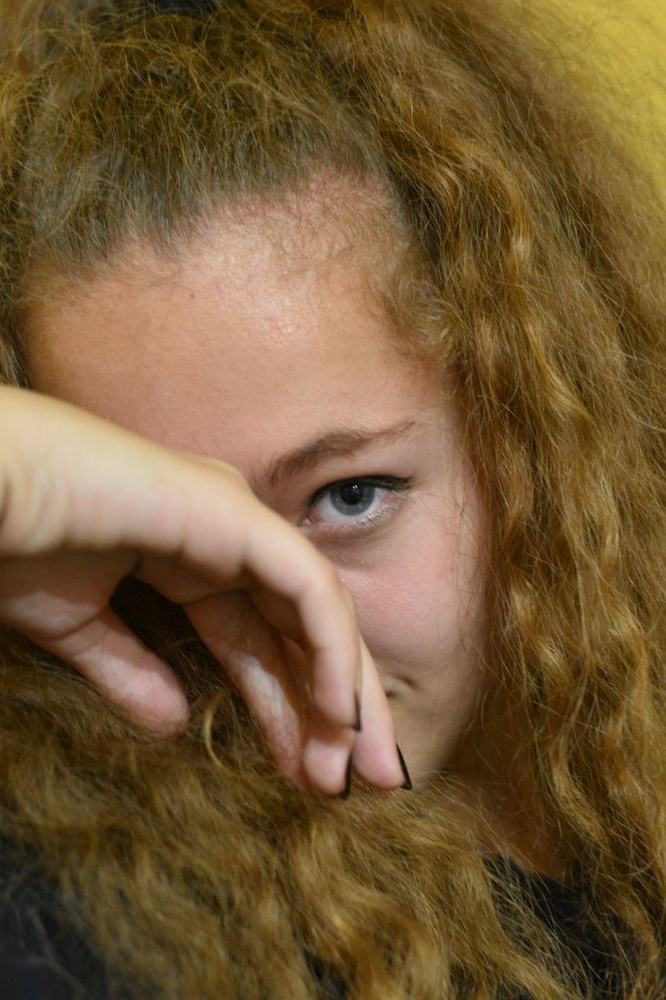
#> input picture Third academic course/Digital signals/A8laba/photo.jpg, 666 x 1000 px, shrunk from 853 x 1280 before the run
$ python test.py
#> lines starting #> are read from the running program, lines starting #| are printed output that depends on the picture
import scipy.signal
import numpy as np
import matplotlib.pyplot as plt


img = plt.imread('photo.jpg')
#> img is the input picture: shape (1000, 666, 3); mean R, G, B 115.1, 88.9, 54.4

# t = 1 - np.abs(np.linspace(-1, 1, 21))
# kernel = t.reshape(21, 1) * t.reshape(1, 21)
# kernel /= kernel.sum()  # kernel should sum to 1! :)
#                         # convolve 2d the kernel with each channel
k = np.array(
    [
        [ 0  , 0  ,-0.5, 0  , 0  ],
        [ 0  , 1  , 1.5, 1  , 0  ],
        [-0.5, 1.5, 2  , 1.5,-0.5],
        [ 0  , 1  , 1.5, 1  , 0  ],
        [ 0  , 0  ,-0.5, 0  , 0  ]
    ],
    dtype=np.float64
)
k /= 10

r = scipy.signal.convolve2d(img[:,:,0], k, mode='full', boundary='fill', fillvalue=0) #, mode='same')
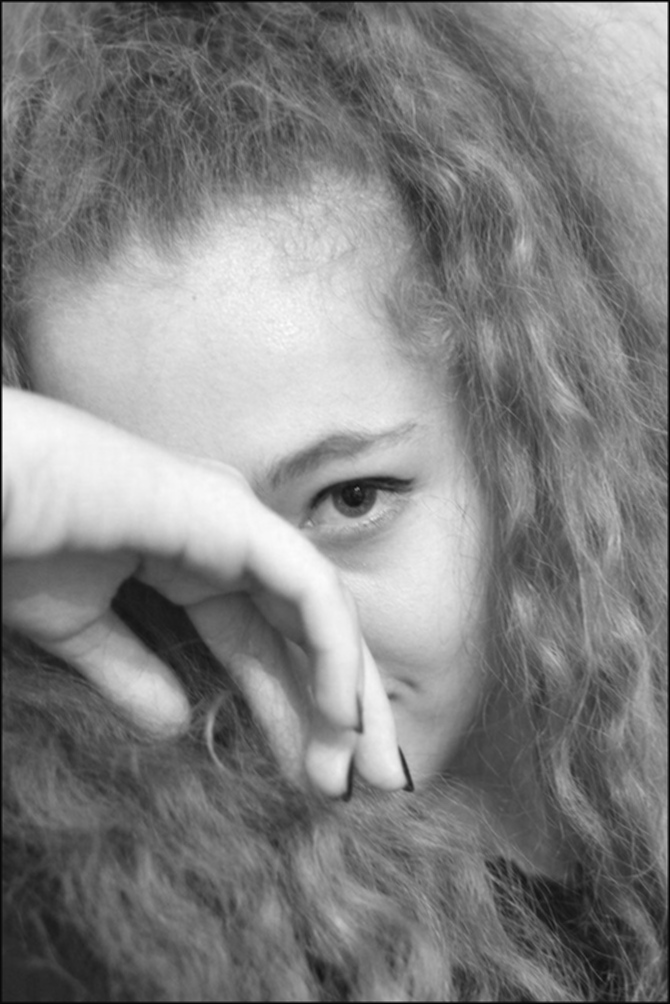
#> r: shape (1004, 670) float64; min -11.1, max 233.3, mean 114; drawn with min black and max white
g = scipy.signal.convolve2d(img[:,:,1], k, mode='full', boundary='fill', fillvalue=0) #, mode='same')
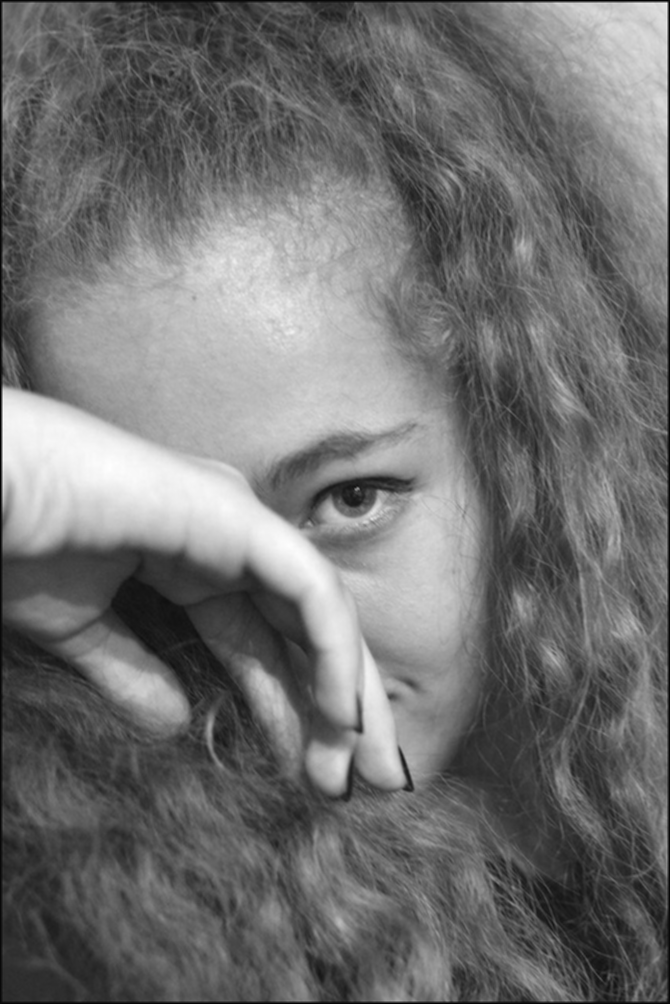
#> g: shape (1004, 670) float64; min -10.1, max 211.7, mean 88; drawn with min black and max white
b = scipy.signal.convolve2d(img[:,:,2], k, mode='full', boundary='fill', fillvalue=0) #, mode='same')
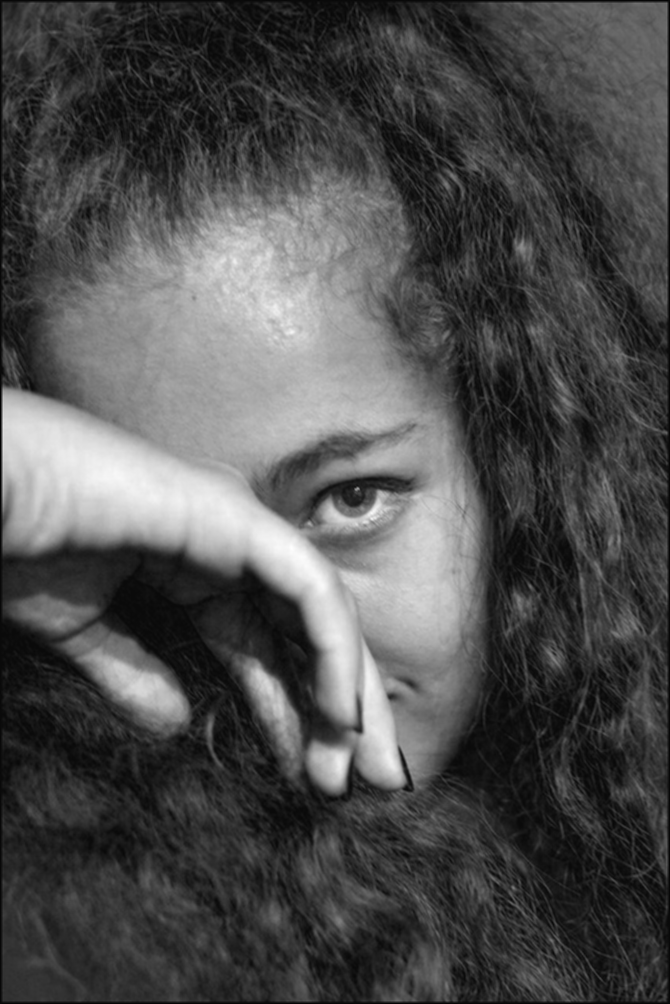
#> b: shape (1004, 670) float64; min -8.35, max 195, mean 53.8; drawn with min black and max white

# stack the channels back into a 8-bit colour depth image and plot it
im_out = np.dstack([r, g, b])
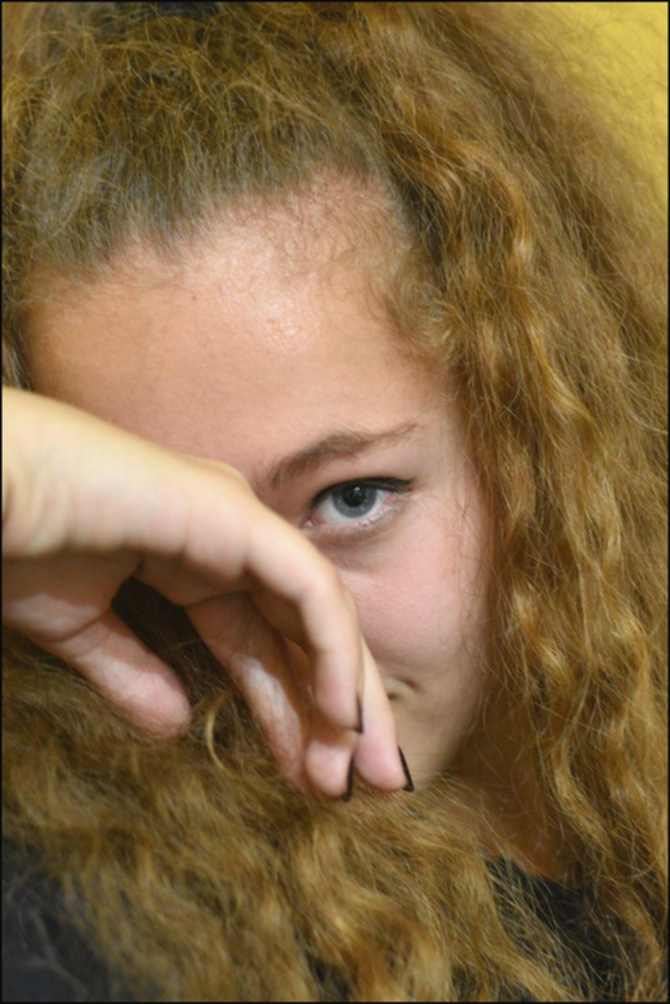
#> im_out: shape (1004, 670, 3) float64; mean R, G, B 114, 88, 53.8; drawn with min black and max white
im_out = (im_out).astype(np.uint8)

print(im_out[0])
#> (printed output is left out)

plt.subplot(1,2,1)
plt.imshow(img)
plt.subplot(1,2,2)
plt.imshow(im_out)

plt.show()
